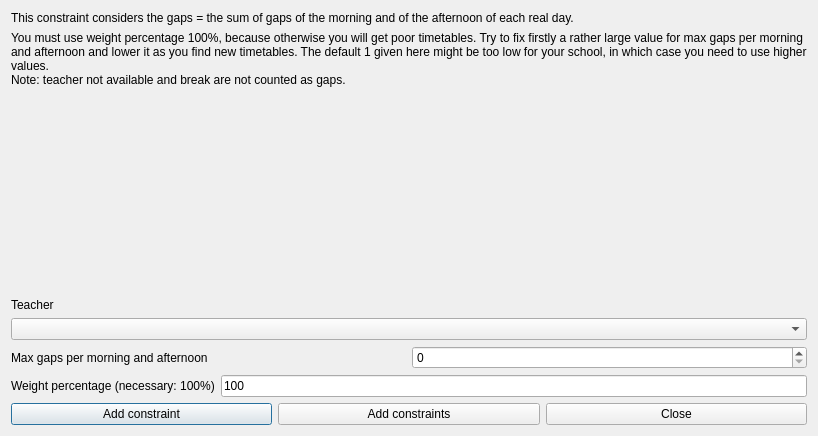
<?xml version="1.0" encoding="UTF-8"?>
<ui version="4.0">
 <class>AddConstraintTeacherMaxGapsPerMorningAndAfternoonForm_template</class>
 <widget class="QDialog" name="AddConstraintTeacherMaxGapsPerMorningAndAfternoonForm_template">
  <property name="geometry">
   <rect>
    <x>0</x>
    <y>0</y>
    <width>818</width>
    <height>436</height>
   </rect>
  </property>
  <property name="windowTitle">
   <string extracomment="This is the title of the dialog to add a new constraint of this type">Add teacher max gaps per morning and afternoon</string>
  </property>
  <layout class="QGridLayout" name="gridLayout">
   <item row="0" column="0" colspan="2">
    <widget class="QLabel" name="instructionsTextLabel">
     <property name="sizePolicy">
      <sizepolicy hsizetype="Minimum" vsizetype="Minimum">
       <horstretch>0</horstretch>
       <verstretch>0</verstretch>
      </sizepolicy>
     </property>
     <property name="frameShape">
      <enum>QFrame::NoFrame</enum>
     </property>
     <property name="frameShadow">
      <enum>QFrame::Plain</enum>
     </property>
     <property name="text">
      <string>This constraint considers the gaps = the sum of gaps of the morning and of the afternoon of each real day.</string>
     </property>
     <property name="wordWrap">
      <bool>true</bool>
     </property>
    </widget>
   </item>
   <item row="1" column="0" colspan="2">
    <widget class="QLabel" name="instructionsTextLabel_2">
     <property name="sizePolicy">
      <sizepolicy hsizetype="Minimum" vsizetype="Minimum">
       <horstretch>0</horstretch>
       <verstretch>0</verstretch>
      </sizepolicy>
     </property>
     <property name="frameShape">
      <enum>QFrame::NoFrame</enum>
     </property>
     <property name="frameShadow">
      <enum>QFrame::Plain</enum>
     </property>
     <property name="text">
      <string>You must use weight percentage 100%, because otherwise you will get poor timetables. Try to fix firstly a rather large value for max gaps per morning and afternoon and lower it as you find new timetables. The default 1 given here might be too low for your school, in which case you need to use higher values.
Note: teacher not available and break are not counted as gaps.</string>
     </property>
     <property name="wordWrap">
      <bool>true</bool>
     </property>
    </widget>
   </item>
   <item row="4" column="0" colspan="2">
    <layout class="QHBoxLayout" name="horizontalLayout">
     <item>
      <widget class="QLabel" name="textLabel1">
       <property name="text">
        <string>Max gaps per morning and afternoon</string>
       </property>
       <property name="wordWrap">
        <bool>false</bool>
       </property>
      </widget>
     </item>
     <item>
      <widget class="QSpinBox" name="maxGapsSpinBox"/>
     </item>
    </layout>
   </item>
   <item row="5" column="0" colspan="2">
    <layout class="QHBoxLayout" name="horizontalLayout_2">
     <item>
      <widget class="QLabel" name="weightTextLabel">
       <property name="frameShape">
        <enum>QFrame::NoFrame</enum>
       </property>
       <property name="frameShadow">
        <enum>QFrame::Plain</enum>
       </property>
       <property name="text">
        <string>Weight percentage (necessary: 100%)</string>
       </property>
       <property name="wordWrap">
        <bool>false</bool>
       </property>
      </widget>
     </item>
     <item>
      <widget class="QLineEdit" name="weightLineEdit">
       <property name="text">
        <string notr="true">100</string>
       </property>
      </widget>
     </item>
    </layout>
   </item>
   <item row="3" column="0" colspan="2">
    <layout class="QVBoxLayout" name="verticalLayout">
     <item>
      <widget class="QLabel" name="teacherTextLabel">
       <property name="frameShape">
        <enum>QFrame::NoFrame</enum>
       </property>
       <property name="frameShadow">
        <enum>QFrame::Plain</enum>
       </property>
       <property name="text">
        <string>Teacher</string>
       </property>
       <property name="wordWrap">
        <bool>false</bool>
       </property>
      </widget>
     </item>
     <item>
      <widget class="QComboBox" name="teachersComboBox">
       <property name="editable">
        <bool>false</bool>
       </property>
       <property name="insertPolicy">
        <enum>QComboBox::NoInsert</enum>
       </property>
       <property name="duplicatesEnabled">
        <bool>false</bool>
       </property>
      </widget>
     </item>
    </layout>
   </item>
   <item row="6" column="0" colspan="2">
    <layout class="QHBoxLayout">
     <item>
      <widget class="QPushButton" name="addConstraintPushButton">
       <property name="text">
        <string>Add constraint</string>
       </property>
      </widget>
     </item>
     <item>
      <widget class="QPushButton" name="addConstraintsPushButton">
       <property name="text">
        <string>Add constraints</string>
       </property>
      </widget>
     </item>
     <item>
      <widget class="QPushButton" name="closePushButton">
       <property name="text">
        <string>Close</string>
       </property>
      </widget>
     </item>
    </layout>
   </item>
   <item row="2" column="0" colspan="2">
    <spacer name="spacer1">
     <property name="orientation">
      <enum>Qt::Vertical</enum>
     </property>
     <property name="sizeType">
      <enum>QSizePolicy::Expanding</enum>
     </property>
     <property name="sizeHint" stdset="0">
      <size>
       <width>20</width>
       <height>16</height>
      </size>
     </property>
    </spacer>
   </item>
  </layout>
 </widget>
 <layoutdefault spacing="6" margin="11"/>
 <resources/>
 <connections/>
</ui>
